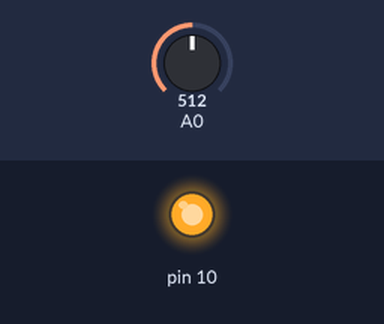
The sketch below on a simulated Arduino Uno, built with avr-gcc and run on an emulated ATmega328P. On the bench: output pins drawn as LEDs (lit = HIGH). The inputs (shaded band) are chosen by the test bench; at power-on: A0 = 512. What the sketch prints to the serial monitor is not drawn.

Above: at 0.1 s.
Timing chart, 0 to 1.6 s (numbered marks = the images above):
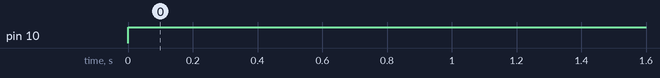

Measured:
- by itself, pin 10: LOW → HIGH at 0.00 s

The sketch:

sketch_dec05a.ino
```cpp
float x,y;

void setup() {
  // put your setup code here, to run once:
 pinMode(10,OUTPUT);
 pinMode(A0,INPUT);
 Serial.begin(9600);
}

void loop() {
  // put your main code here, to run repeatedly:
 digitalWrite(10,1);
 x = analogRead(A0);
 y = map(x,0,1023,0,5);
 Serial.println(y);
}
```
